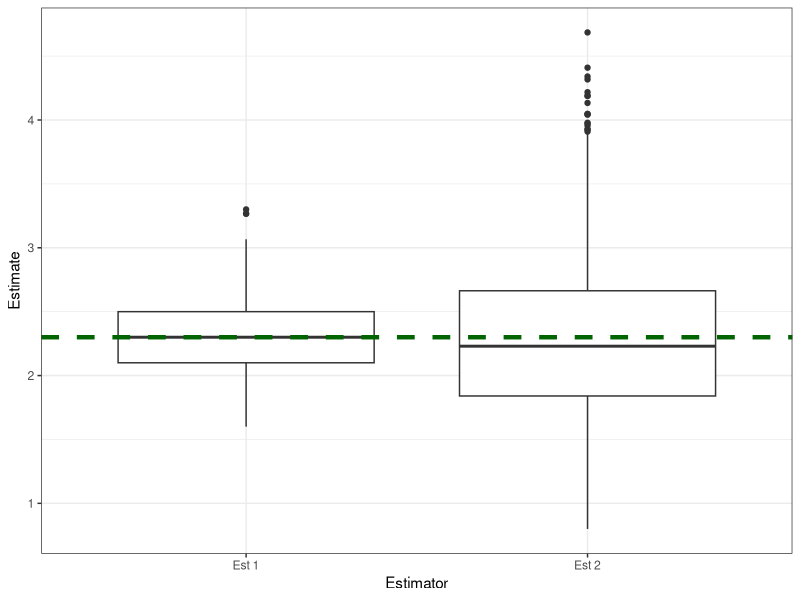
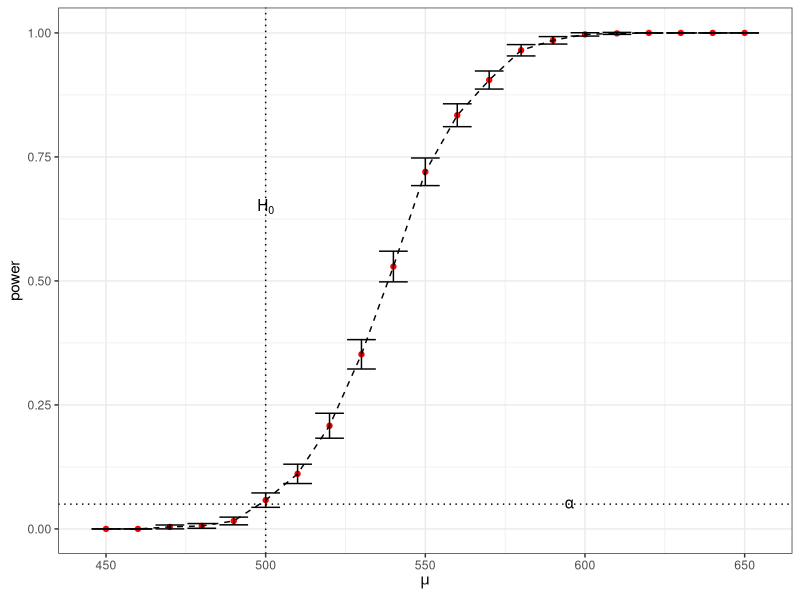
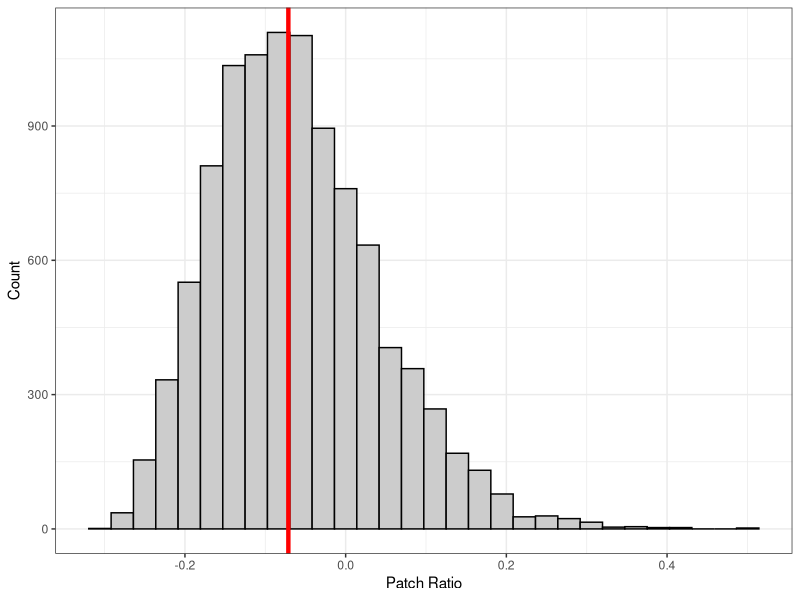

Write the R code that produced these figures, in order.
## ---- chunk 1
set.seed(5172013)
## ---- chunk 2
sim_size <- 1000
sample_size <- 30
pois_lambda <- 2.3

pois_data <- matrix(
  rpois(n = sim_size * sample_size, lambda = pois_lambda),
  nrow = sim_size, 
  ncol = sample_size
)
## ---- chunk 3
pois_est1 <- function(pois_counts){
  return(mean(pois_counts))
}

pois_est2 <- function(pois_counts){
  return(var(pois_counts))
}
## ---- chunk 4
est_vec1 <- numeric(sim_size)
est_vec2 <- numeric(sim_size)

for (i in 1:sim_size){
  est_vec1[i] <- pois_est1(pois_data[i,])
  est_vec2[i] <- pois_est2(pois_data[i,])
}
## ---- chunk 5
library(ggplot2)

est_df <- data.frame(
  Estimator = c(rep("Est 1", length(est_vec1)), rep("Est 2", length(est_vec2))),
  Estimate = c(est_vec1, est_vec2)
)

ggplot(data = est_df, mapping = aes(x = Estimator, y = Estimate)) +
  geom_boxplot() +
  geom_hline(yintercept = pois_lambda, color = "darkgreen", linetype = "dashed", size = 1.5) +
  theme_bw()
## ---- chunk 6
(mse1 <- mean((est_vec1 - pois_lambda)^2))
(mse2 <- mean((est_vec2 - pois_lambda)^2))
## ---- chunk 7
(mse1_mc_error <- sd((est_vec1 - pois_lambda)^2) / sqrt(sim_size))
(mse2_mc_error <- sd((est_vec2 - pois_lambda)^2) / sqrt(sim_size))
## ---- chunk 8
(c(mse1 - 1.96 * mse1_mc_error, mse1 + 1.96 * mse1_mc_error))
(c(mse2 - 1.96 * mse2_mc_error, mse2 + 1.96 * mse2_mc_error))
## ---- chunk 9

## ---- chunk 10

## ---- chunk 11

## ---- chunk 12

## ---- chunk 13

## ---- chunk 14

## ---- chunk 15
set.seed(378923)

samp_size <- 20
alpha <- 0.05
mu0 <- 500
sigma <- 100

sim_size <- 1000           # number of replicates
p <- numeric(sim_size)      # storage for p-values

for (sim in 1:sim_size) {
  samp <- rnorm(samp_size, mu0, sigma) # simulate from H0
  ttest <- t.test(samp, alternative = "greater", mu = mu0)
  p[sim] <- ttest$p.value
}

(p_hat <- mean(p < alpha))
(se_hat <- sqrt(p_hat * (1 - p_hat) / sim_size))
p_hat + c(-1, 1) * 1.96 * se_hat # c(-1, 1) vectorizes plus and minus
## ---- chunk 16
mu <- seq(from = 450, to = 650, by = 10)  #alternatives
n_mu <- length(mu)
power <- numeric(n_mu)

for (i in 1:n_mu) {
  mu_a <- mu[i] # Select an alternative
  p <- numeric(sim_size)
  
  for(sim in 1:sim_size) {
    # simulated from alternative
    samp <- rnorm(samp_size, mu_a, sigma) 
    # perform t-test
    ttest <- t.test(samp, mu = mu0, alternative = 'greater') #change to two.sided
    p[sim] <- ttest$p.value
  }
  
  power[i] <- mean(p < 0.05) # We want low p-values since the null is not true.
  
}
## ---- chunk 17
se <- sqrt(power * (1 - power) / sim_size)

power_df <- data.frame(
  "mu" = mu, 
  "power" = power,
  "ci_lower_bound" = power - 1.96 * se,
  "ci_upper_bound" = power + 1.96 * se
)

ggplot(data = power_df, aes(x = mu, y = power)) +
  geom_point(color = "red") +
  geom_line(linetype = "dashed") +
  geom_hline(yintercept = 0.05, linetype = "dotted") +
  geom_vline(xintercept = mu0, linetype = "dotted") +
  geom_errorbar(aes(x = mu, ymin = ci_lower_bound, ymax = ci_upper_bound)) +
  labs(x = expression(mu)) +
  theme_bw() +
  annotate(x = 500, y = 0.65, geom = "text", label = "H[0]", parse = TRUE) +
  annotate(x = 595, y = 0.05, geom = "text", label = "alpha", parse = TRUE) 
## ---- chunk 18

## ---- chunk 19

## ---- chunk 20

## ---- chunk 21
patch_data <- readr::read_table("data/patch_data.txt", show_col_types = FALSE)
(patch_data)
## ---- chunk 22
ratio_stat <- function(data, indices){
  return(
    mean(data$newpatch[indices] - data$oldpatch[indices]) / mean(data$oldpatch[indices] - data$placebo[indices])
  ) 
}

subj_num <- dim(patch_data)[1]

obs_est <- ratio_stat(patch_data, c(1:subj_num))

patch_boot_size <- 10000
## ---- chunk 23
patch_boot_est <- numeric(patch_boot_size)

for (i in 1:patch_boot_size){
  ## sample with replacement rows of the patch_data matrix
  new_rows <- sample(1:subj_num, size = subj_num, replace = TRUE)
  
    ## re-estimate the ratio of mean differences
  patch_boot_est[i] <- ratio_stat(patch_data, new_rows)
}

patch_boot_est_df <- data.frame("patch_boot_est" = patch_boot_est)


ggplot(data = patch_boot_est_df, aes(x = patch_boot_est)) +
  geom_histogram(fill = "gray80", color = "black") +
  geom_vline(xintercept = obs_est, color = "red", linewidth = 1.5) +
  labs(x = "Patch Ratio", y = "Count") +  
  theme_bw()
  
## ---- chunk 24
boot_patch_sd <- sd(patch_boot_est)
## ---- chunk 25
mean(patch_boot_est - obs_est)
## ---- chunk 26
(norm_int <- obs_est + 1.96 * c(-1, 1) * sd(patch_boot_est))
## ---- chunk 27
(quant_int <- quantile(patch_boot_est, probs = c(0.025, 0.975)))
